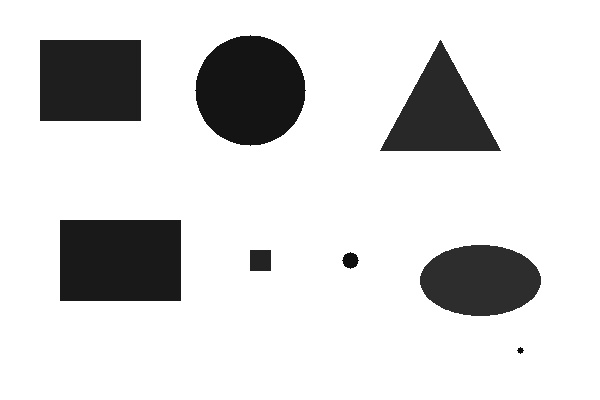
#> input picture Image_Segmentation_AI/input_images/sample.jpg, 600 x 400 px; its folder holds only this picture in this run
$ python -i segmentation.py   (imports and definitions only)
#> lines starting #> are read from the running program, lines starting #| are printed output that depends on the picture; after the words box and inside, x2 and y2 are one past the last pixel; in counts of white or black regions, pixels touching at a corner belong together
#> further down, picture is the input picture: shape (400, 600); min 8, max 255, mean 216.1
"""
segmentation.py
----------------
Classical (non-AI, non-ML) image segmentation techniques using OpenCV.

Implemented methods:
    1. Binary Thresholding
    2. Otsu Thresholding
    3. Adaptive Thresholding
    4. Edge-Based Segmentation (Canny + morphology)
    5. Region-Based Segmentation (connected-component based region growing
       on thresholded regions -- classical, NOT machine-learning clustering)

Edge-based and region-based segmentation use a small amount of morphology
(dilation/closing) internally, only as part of turning detected edges or
thresholded pixels into solid, connected regions. This is inherent to how
those two algorithms work and is not a separate, user-facing processing
step.

All of this is standard digital image processing. No learning,
training, or statistical models are involved anywhere in this file.
"""

import cv2
import numpy as np


# [46 lines left out: functions binary_threshold, otsu_threshold, adaptive_threshold, not called in this run]


def edge_based_segmentation(gray_image: np.ndarray, low_thresh: int = 50,
                             high_thresh: int = 150, kernel_size: int = 3) -> np.ndarray:
    """
    Edge-based segmentation using the Canny edge detector, followed by
    morphological closing/dilation to connect broken edges into filled
    regions suitable for connected-component analysis.
    """
#> called with low_thresh = 50, high_thresh = 150, kernel_size = 3
    edges = cv2.Canny(gray_image, low_thresh, high_thresh)
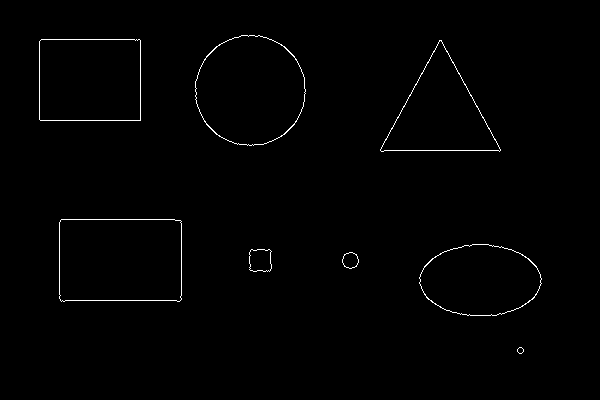
#> edges: shape (400, 600); 0.81% white in thin lines or dots, all inside (x1, y1, x2, y2) = (39, 35, 542, 354)

    k = max(1, int(kernel_size))
    kernel = np.ones((k, k), np.uint8)

    # Dilate edges to close small gaps, then close to fill contours
    dilated = cv2.dilate(edges, kernel, iterations=1)
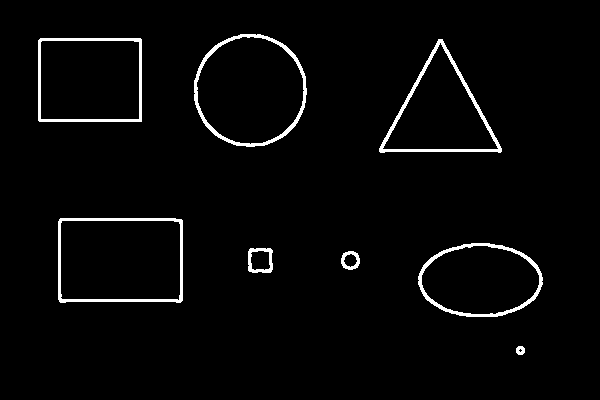
#> dilated: shape (400, 600); 2.7% white; 8 white regions, largest, box (x1, y1, x2, y2) and area: (379, 39, 502, 153) 1285, (194, 34, 307, 147) 1265, (58, 218, 183, 303) 1231
    closed = cv2.morphologyEx(dilated, cv2.MORPH_CLOSE, kernel, iterations=2)
#> closed: shape (400, 600); 2.7% white; 8 white regions

    # Fill holes using contour detection + fillPoly so that the interior
    # of edge-outlined shapes becomes a solid region
    filled = closed.copy()
    contours, _ = cv2.findContours(closed, cv2.RETR_EXTERNAL, cv2.CHAIN_APPROX_SIMPLE)
#> contours = 8 contours; box (x1, y1, x2, y2) and area: (58, 218, 183, 303) 10291, (194, 34, 307, 147) 9950, (38, 38, 142, 122) 8546, (379, 39, 502, 153) 7191, (418, 243, 543, 317) 7149, (248, 248, 273, 273) 554, (341, 251, 360, 270) 263, (516, 346, 525, 355) 56
    cv2.drawContours(filled, contours, -1, 255, thickness=cv2.FILLED)
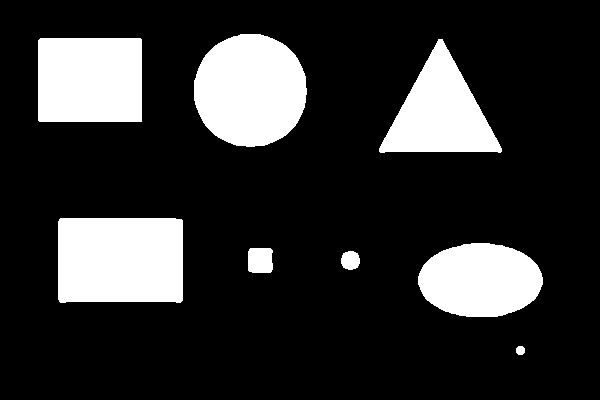
#> filled: shape (400, 600); 18.7% white; 8 white regions, largest, box (x1, y1, x2, y2) and area: (58, 218, 183, 303) 10496, (194, 34, 307, 147) 10111, (38, 38, 142, 122) 8731

    return filled


# [57 lines left out: functions region_based_segmentation, segment_image, not called in this run]

>>> import cv2
>>> picture = cv2.imread('input_images/sample.jpg', cv2.IMREAD_GRAYSCALE)
>>> result = edge_based_segmentation(picture)
